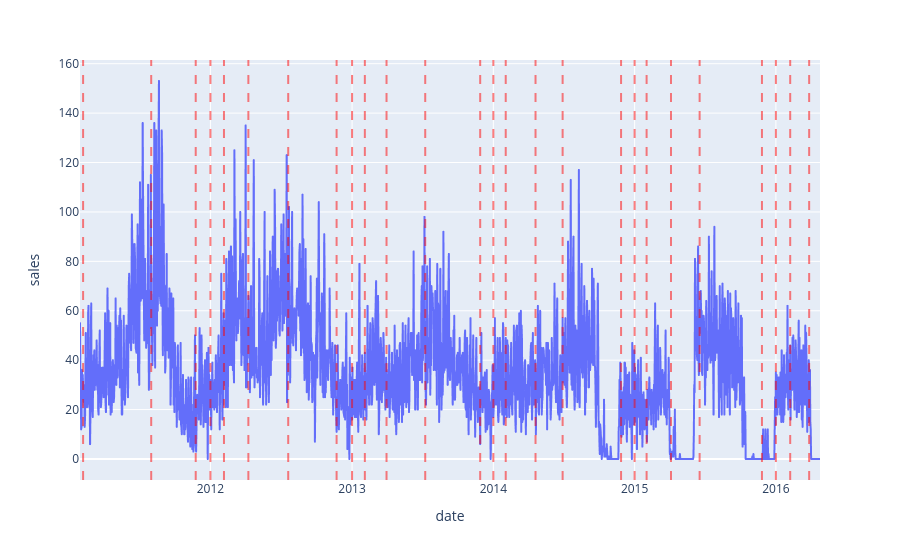

Notebook source saved alongside this figure:
### Code cell
muestra_producto = df[df.item == 'SUPERMARKET_3_594'].groupby('date').sales.sum().reset_index()
muestra_producto['date'] = pd.to_datetime(muestra_producto['date'])
fig = px.line(muestra_producto, x='date', y='sales')
eventos = df[df['event'].notna()]
eventos['date'] = pd.to_datetime(eventos['date'])
for fecha in eventos['date'].unique():
    fig.add_vline(x=pd.Timestamp(fecha).timestamp() * 1000, line_dash="dash", line_color="red", opacity=0.5)
fig.show()

### Figure 1 — Plotly figure (JSON) as saved in the notebook; plotly's stock layout.template omitted (floating-point values rounded to 4 significant figures; data arrays with more than 128 entries replaced by an {"elided": "..."} marker saying what was removed)
{"data": [{"hovertemplate": "date=%{x}<br>sales=%{y}<extra></extra>", "legendgroup": "", "line": {"color": "#636efa", "dash": "solid"}, "marker": {"symbol": "circle"}, "mode": "lines", "name": "", "showlegend": false, "type": "scattergl", "x": {"elided": "1913 str values"}, "xaxis": "x", "y": {"elided": "1913 int values"}, "yaxis": "y"}], "layout": {"legend": {"tracegroupgap": 0}, "margin": {"t": 60}, "shapes": [{"line": {"color": "red", "dash": "dash"}, "opacity": 0.5, "type": "line", "x0": 1296950400000, "x1": 1296950400000, "xref": "x", "y0": 0, "y1": 1, "yref": "y domain"}, {"line": {"color": "red", "dash": "dash"}, "opacity": 0.5, "type": "line", "x0": 1312156800000, "x1": 1312156800000, "xref": "x", "y0": 0, "y1": 1, "yref": "y domain"}, {"line": {"color": "red", "dash": "dash"}, "opacity": 0.5, "type": "line", "x0": 1322092800000, "x1": 1322092800000, "xref": "x", "y0": 0, "y1": 1, "yref": "y domain"}, {"line": {"color": "red", "dash": "dash"}, "opacity": 0.5, "type": "line", "x0": 1325376000000, "x1": 1325376000000, "xref": "x", "y0": 0, "y1": 1, "yref": "y domain"}, {"line": {"color": "red", "dash": "dash"}, "opacity": 0.5, "type": "line", "x0": 1328400000000, "x1": 1328400000000, "xref": "x", "y0": 0, "y1": 1, "yref": "y domain"}, {"line": {"color": "red", "dash": "dash"}, "opacity": 0.5, "type": "line", "x0": 1333843200000, "x1": 1333843200000, "xref": "x", "y0": 0, "y1": 1, "yref": "y domain"}, {"line": {"color": "red", "dash": "dash"}, "opacity": 0.5, "type": "line", "x0": 1342742400000, "x1": 1342742400000, "xref": "x", "y0": 0, "y1": 1, "yref": "y domain"}, {"line": {"color": "red", "dash": "dash"}, "opacity": 0.5, "type": "line", "x0": 1353542400000, "x1": 1353542400000, "xref": "x", "y0": 0, "y1": 1, "yref": "y domain"}, {"line": {"color": "red", "dash": "dash"}, "opacity": 0.5, "type": "line", "x0": 1356998400000, "x1": 1356998400000, "xref": "x", "y0": 0, "y1": 1, "yref": "y domain"}, {"line": {"color": "red", "dash": "dash"}, "opacity": 0.5, "type": "line", "x0": 1359849600000, "x1": 1359849600000, "xref": "x", "y0": 0, "y1": 1, "yref": "y domain"}, {"line": {"color": "red", "dash": "dash"}, "opacity": 0.5, "type": "line", "x0": 1364688000000, "x1": 1364688000000, "xref": "x", "y0": 0, "y1": 1, "yref": "y domain"}, {"line": {"color": "red", "dash": "dash"}, "opacity": 0.5, "type": "line", "x0": 1373328000000, "x1": 1373328000000, "xref": "x", "y0": 0, "y1": 1, "yref": "y domain"}, {"line": {"color": "red", "dash": "dash"}, "opacity": 0.5, "type": "line", "x0": 1385596800000, "x1": 1385596800000, "xref": "x", "y0": 0, "y1": 1, "yref": "y domain"}, {"line": {"color": "red", "dash": "dash"}, "opacity": 0.5, "type": "line", "x0": 1388534400000, "x1": 1388534400000, "xref": "x", "y0": 0, "y1": 1, "yref": "y domain"}, {"line": {"color": "red", "dash": "dash"}, "opacity": 0.5, "type": "line", "x0": 1391299200000, "x1": 1391299200000, "xref": "x", "y0": 0, "y1": 1, "yref": "y domain"}, {"line": {"color": "red", "dash": "dash"}, "opacity": 0.5, "type": "line", "x0": 1397952000000, "x1": 1397952000000, "xref": "x", "y0": 0, "y1": 1, "yref": "y domain"}, {"line": {"color": "red", "dash": "dash"}, "opacity": 0.5, "type": "line", "x0": 1404000000000, "x1": 1404000000000, "xref": "x", "y0": 0, "y1": 1, "yref": "y domain"}, {"line": {"color": "red", "dash": "dash"}, "opacity": 0.5, "type": "line", "x0": 1417046400000, "x1": 1417046400000, "xref": "x", "y0": 0, "y1": 1, "yref": "y domain"}, {"line": {"color": "red", "dash": "dash"}, "opacity": 0.5, "type": "line", "x0": 1420070400000, "x1": 1420070400000, "xref": "x", "y0": 0, "y1": 1, "yref": "y domain"}, {"line": {"color": "red", "dash": "dash"}, "opacity": 0.5, "type": "line", "x0": 1422748800000, "x1": 1422748800000, "xref": "x", "y0": 0, "y1": 1, "yref": "y domain"}, {"line": {"color": "red", "dash": "dash"}, "opacity": 0.5, "type": "line", "x0": 1428192000000, "x1": 1428192000000, "xref": "x", "y0": 0, "y1": 1, "yref": "y domain"}, {"line": {"color": "red", "dash": "dash"}, "opacity": 0.5, "type": "line", "x0": 1434585600000, "x1": 1434585600000, "xref": "x", "y0": 0, "y1": 1, "yref": "y domain"}, {"line": {"color": "red", "dash": "dash"}, "opacity": 0.5, "type": "line", "x0": 1448496000000, "x1": 1448496000000, "xref": "x", "y0": 0, "y1": 1, "yref": "y domain"}, {"line": {"color": "red", "dash": "dash"}, "opacity": 0.5, "type": "line", "x0": 1451606400000, "x1": 1451606400000, "xref": "x", "y0": 0, "y1": 1, "yref": "y domain"}, {"line": {"color": "red", "dash": "dash"}, "opacity": 0.5, "type": "line", "x0": 1454803200000, "x1": 1454803200000, "xref": "x", "y0": 0, "y1": 1, "yref": "y domain"}, {"line": {"color": "red", "dash": "dash"}, "opacity": 0.5, "type": "line", "x0": 1459036800000, "x1": 1459036800000, "xref": "x", "y0": 0, "y1": 1, "yref": "y domain"}], "xaxis": {"anchor": "y", "domain": [0, 1], "title": {"text": "date"}}, "yaxis": {"anchor": "x", "domain": [0, 1], "title": {"text": "sales"}}}}
